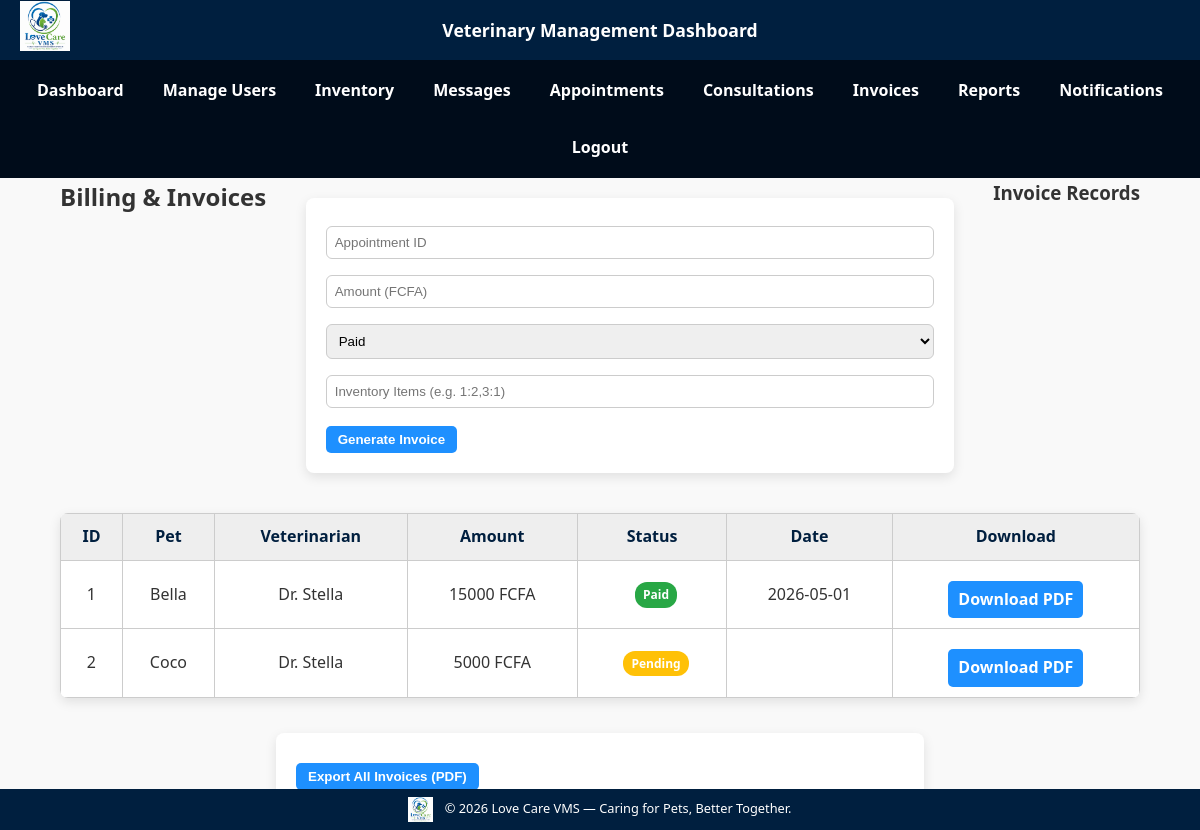
Page /pages/billing.php (signed in) on the committed database.
### tables this page shows
CREATE TABLE `invoices` (
  `invoice_id` int(11) NOT NULL,
  `appointment_id` int(11) DEFAULT NULL,
  `amount` int(11) DEFAULT NULL,
  `payment_status` enum('Paid','Pending') DEFAULT NULL,
  `payment_date` date DEFAULT NULL
);

CREATE TABLE `pets` (
  `pet_id` int(11) NOT NULL,
  `owner_id` int(11) DEFAULT NULL,
  `pet_name` varchar(50) DEFAULT NULL,
  `species` varchar(50) DEFAULT NULL,
  `breed` varchar(50) DEFAULT NULL,
  `age` int(11) DEFAULT NULL,
  `gender` enum('Male','Female') DEFAULT NULL
);

CREATE TABLE `users` (
  `user_id` int(11) NOT NULL,
  `username` varchar(50) DEFAULT NULL,
  `password` varchar(255) DEFAULT NULL,
  `role` enum('Administrator','Veterinarian','Receptionist','PetOwner') DEFAULT NULL,
  `full_name` varchar(100) DEFAULT NULL,
  `contact` varchar(100) DEFAULT NULL,
  `email` varchar(100) NOT NULL
);

### pages/billing.php (the view, shortened to what this page needs)
<?php
include('../config/db.php');
$result = $conn->query("SELECT i.*, p.pet_name, u.full_name AS vet_name
                        FROM invoices i
                        JOIN appointments a ON i.appointment_id=a.appointment_id
                        JOIN pets p ON a.pet_id=p.pet_id
                        LEFT JOIN users u ON a.vet_id=u.user_id
                        ORDER BY i.payment_date DESC");
?>
<!DOCTYPE html>
<html>
<head>
    <link rel="stylesheet" href="../assets/css/theme.css">
    <link rel="stylesheet" href="../assets/css/alerts.css">
    <link rel="stylesheet" href="../assets/css/badges.css">
    <link rel="stylesheet" href="../assets/css/res.css">
</head>
<body>
<?php include('../includes/header.php'); ?>
<?php include('../includes/navbar.php'); ?>
<div class="container">
    <h2><i class="fa-solid fa-file-invoice-dollar"></i> Billing & Invoices</h2>
    <form method="POST">
        <input type="number" name="appointment_id" placeholder="Appointment ID" required>
        <input type="number" name="amount" placeholder="Amount (FCFA)" required>
        <select name="payment_status" required>
            <option value="Paid">Paid</option>
        </select>
        <input type="text" name="items" placeholder="Inventory Items (e.g. 1:2,3:1)">
        <input type="submit" value="Generate Invoice" class="btn-green">
    </form>
    <h3>Invoice Records</h3>
    <table class="table">
        <tr>
            <th>ID</th><th>Pet</th><th>Veterinarian</th><th>Amount</th><th>Status</th><th>Date</th><th>Download</th>
        </tr>
        <?php while($row = $result->fetch_assoc()): ?>
        <tr>
            <td><?= $row['invoice_id'] ?></td>
            <td><?= $row['pet_name'] ?></td>
            <td><?= $row['vet_name'] ?></td>
            <td><?= $row['amount'] ?> FCFA</td>
            <td>
                <span class="badge badge-<?= strtolower($row['payment_status']); ?>">
                    <?= $row['payment_status'] ?>
                </span>
            </td>
            <td><?= $row['payment_date'] ?></td>
            <td>
                <a href="billing.php?invoice_pdf=<?= $row['invoice_id'] ?>" class="btn-blue">Download PDF</a>
            </td>
        </tr>
        <?php endwhile; ?>
    </table>
    <form method="POST" style="margin-top:15px;">
        <input type="submit" name="export_pdf" value="Export All Invoices (PDF)" class="btn-blue">
    </form>
</div>
<?php include('../includes/footer.php'); ?>
</body>
</html>

### assets/css/theme.css (style rules this page uses)
body { font-family: 'Segoe UI', sans-serif; background: #f4f4f4; color: #333333; margin: 0; }
table { width: 90%; margin: 20px auto; border-collapse: collapse; background: #fff; border-radius: 8px; overflow: hidden; box-shadow: 0 4px 12px rgba(0,0,0,0.1); }
th, td { border: 1px solid #ccc; padding: 10px; text-align: center; }
th { background: #eee; color: #001f3f; }
form { margin: 20px auto; width: 60%; background: #fff; padding: 20px; border-radius: 8px; box-shadow: 0 4px 12px rgba(0,0,0,0.1); }
input[type=text], input[type=number], select { width: 100%; padding: 8px; margin: 8px 0; border: 1px solid #ccc; border-radius: 6px; }
input[type=submit] { width: auto; background: #1e90ff; color: white; border: none; cursor: pointer; font-weight: bold; padding: 6px 12px; border-radius: 5px; }
.container { display: flex; flex-wrap: wrap; justify-content: space-between; margin: 20px; }
.btn-blue, .btn-green { display: inline-block; padding: 6px 10px; border-radius: 5px; text-decoration: none; font-weight: bold; margin-top: 10px; }
.btn-blue { background-color: #1e90ff; color: #fff; }
.btn-green { background-color: #27ae60; color: #fff; }
.badge { padding: 3px 8px; border-radius: 12px; font-size: 0.8em; margin-left: 8px; color: #fff; }
.badge-pending { background-color: #ffc107; color: #333; }
.badge-paid { background-color: #28a745; }

### assets/css/badges.css (style rules this page uses)
.badge { display: inline-block; padding: 3px 8px; border-radius: 12px; font-size: 12px; font-weight: bold; margin-left: 8px; color: #fff; }
.badge-pending { background-color: #ffc107; }
.badge-paid { background-color: #28a745; }

### assets/css/res.css (style rules this page uses)
* { margin: 0; padding: 0; box-sizing: border-box; }
body { font-family: 'Segoe UI', Arial, sans-serif; line-height: 1.6; background-color: #f9f9f9; }
.container { width: 90%; max-width: 1200px; margin: auto; }
table { width: 100%; border-collapse: collapse; }
table td, table th { padding: 10px; word-wrap: break-word; }

### rows in the picture
invoices: invoice_id "1", pets.pet_name "Bella", users.full_name "Dr. Stella", amount "15000", payment_status "Paid", payment_date "2026-05-01"
invoices: invoice_id "2", pets.pet_name "Coco", users.full_name "Dr. Stella", amount "5000", payment_status "Pending"
